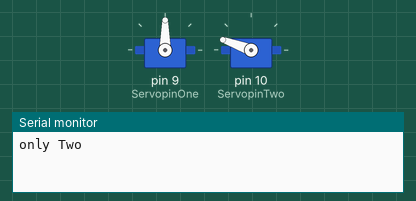
The sketch below on a simulated Arduino Uno, built with avr-gcc and run on an emulated ATmega328P. Shown: 2 × servo, the last lines printed to the serial monitor. Random numbers use the default seed unless the sketch sets one.

Above: at 3.1 s.
At 19.6 s:
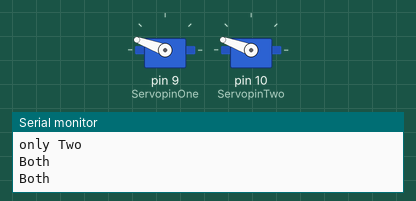
At 36.1 s:
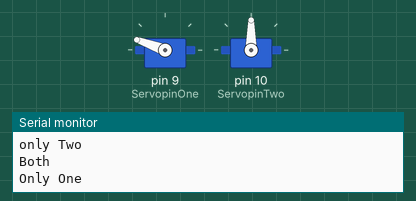
At 42.1 s:
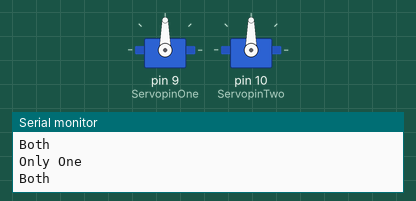
Timing chart, 0 to 43.0 s (numbered marks = the images above):
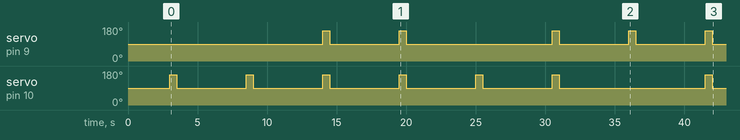

The sketch:

sketch.ino
```cpp
#include <Servo.h>
Servo ServoOne; Servo ServoTwo;
int randNumber;
int angleDriveLow=90; //unterer Wert in Gradmaß
int angleDriveHigh=160; //oberer Wert in Gradmaß
int delaybetweenActions=5000; //Wartezeit in Millisekunden zwischen den "Events" zB. 5 Sekunden
int ServopinOne=9; //Servopin Servo 1
int ServopinTwo=10; //Servopin Servo 2
int delayServoTravel=500; //Zeit die der Servo zum Verfahren braucht in Millisekunden

void setup()
{
  Serial.begin(9600);
  ServoOne.attach(ServopinOne); ServoTwo.attach(ServopinTwo);
  ServoOne.write(angleDriveLow); ServoTwo.write(angleDriveLow);
  delay(3000);
}

void ServoOneFunc(int o)
{
  if(o==true)
  {
    ServoOne.write(angleDriveHigh);
  }
  else
  {
    ServoOne.write(angleDriveLow);
  }
}

void ServoTwoFunc(int o)
{
  if(o==true)
  {
    ServoTwo.write(angleDriveHigh);
  }
  else
  {
    ServoTwo.write(angleDriveLow);
  }
}

void OnlyOne()
{
  ServoOneFunc(1);
  delay(delayServoTravel);
  ServoOneFunc(0);
}

void OnlyTwo()
{
  ServoTwoFunc(1);
  delay(delayServoTravel);
  ServoTwoFunc(0);
}

void Both()
{
  ServoOneFunc(1); ServoTwoFunc(1);
  delay(delayServoTravel);
  ServoOneFunc(0); ServoTwoFunc(0);
}

void loop()
{
  randNumber = random(0,3);
  switch (randNumber)
  {
    case 0: Serial.println("Only One"); OnlyOne(); break;
    case 1: Serial.println("only Two"); OnlyTwo(); break;
    case 2: Serial.println("Both"); Both(); break;
  }
  delay(delaybetweenActions);
}
```

Measured:
- by itself, servo on pin 10 (ServopinTwo): goes 5 × (160° 0.50 s, 90° 5.0 s), 160° 0.50 s, 90° 10.5 s, 160° 0.50 s, then 90°
- by itself, servo on pin 9 (ServopinOne): 90° → 160° at 14.0 s, → 90° 0.50 s later, → 160° 5.0 s later, → 90° 0.50 s later, … (10 changes in this stretch)
